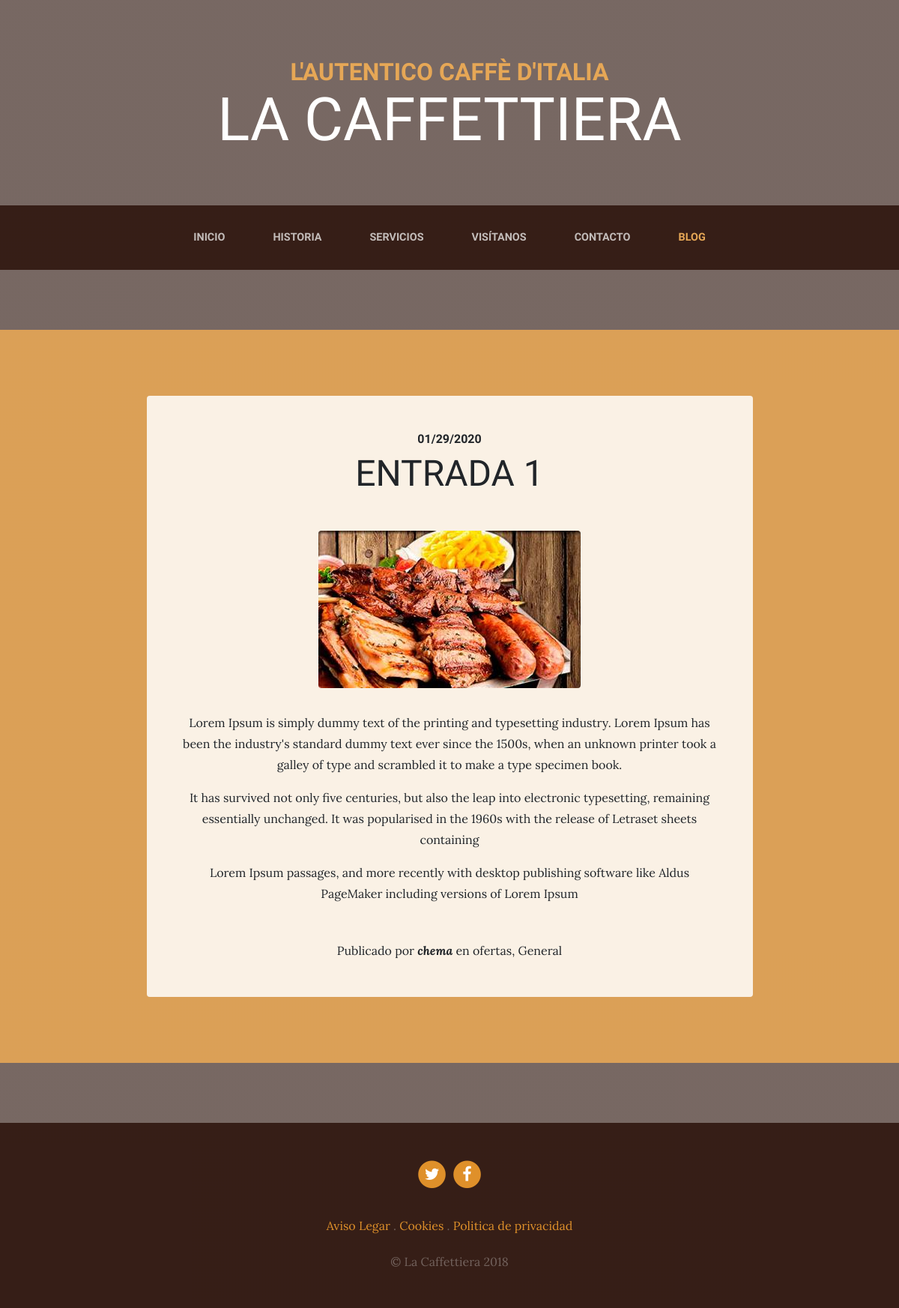
Screenshot of /blog/ with the database file from the repository.
### blog/models.py (models this page shows, shortened)
class Post(models.Model):
    title = models.CharField(max_length=100, verbose_name="titulo")
    content = models.TextField(verbose_name="contenido")
    published= models.DateTimeField(verbose_name="Fecha de publicación", default=now)
    image = models.ImageField(verbose_name="Imagen", upload_to="blog", null=True, blank=True)
    author = models.ForeignKey(User, verbose_name="Autor", on_delete=models.CASCADE)
    categories = models.ManyToManyField(Category, verbose_name="Categorias", related_name="get_posts")
    created = models.DateTimeField(auto_now_add=True, verbose_name="Fecha de creación")
    updated = models.DateTimeField(auto_now=True, verbose_name="Fecha de actualización")
    class Meta:
        verbose_name = "entrada"
        verbose_name_plural = "entradas"
        ordering = ['-created']

class Category(models.Model):
    name = models.CharField(max_length= 200, verbose_name='Nombre')
    created = models.DateTimeField(auto_now_add=True, verbose_name="Fecha de creación")
    updated = models.DateTimeField(auto_now=True, verbose_name="Fecha de actualización")
    class Meta:
        verbose_name="categoría"
        verbose_name_plural="categorias"
        ordering=["-created"]

### pages/models.py (models this page shows, shortened)
class Page(models.Model):
    title = models.CharField(verbose_name="Titulo", max_length=200)
    content = RichTextField(verbose_name="Contenido")
    order = models.SmallIntegerField(verbose_name="Orden", default=0)
    created = models.DateTimeField(auto_now_add=True, verbose_name="Fecha de creación")
    updated = models.DateTimeField(auto_now=True, verbose_name="Fecha de actualización")
    class Meta:
        verbose_name="pagina"
        verbose_name_plural="paginas"
        ordering=['order', 'title']

### blog/views.py (the view)
# urls.py: path('', views.blog, name='blog'),
def blog(request):
    posts = Post.objects.all()
    return render(request, 'blog/blog.html', {'posts':posts})

### pages/templatetags/page_extras.py (called while the page is built)
@register.simple_tag
def get_page_list():
    pages = Page.objects.all()
    return pages

### social/processors.py (called while the page is built)
def ctx_dict(request):
    ctx = {'test':'hola'}
    links = Link.objects.all()
    for link in links:
        ctx[link.key] = link.url
    return ctx

### blog/templates/blog/blog.html (shortened to what this page needs)
{% extends 'core/base.html' %}
{% block content %}
 {% for post in posts %}
    <section class="page-section cta">
      <div class="container">
        <div class="row">
          <div class="col-xl-9 mx-auto">
            <div class="cta-innerv text-center rounded">
              <h2 class="section-heading mb-5">
                <span class="section-heading-upper">{{post.published|date:"SHORT_DATE_FORMAT"}}</span>
                <span class="section-heading-lower">{{post.title}}</span>
              </h2>
              <p class="mb-0">
              {% load static %}
                <img class="mx-auto d-flex rounded img-fluid mb-3 mb-lg-0" src="{{post.image.url}}" alt="">
              </p>
              <p class="mb-0 mbt">
              {{post.content|linebreaks}}
              </p>
              <p class="mb-0 mbt">
                <span class="section-heading-under">Publicado por <em><b>{{post.author}}</b></em> en
                  {% for category in post.categories.all %}
                    {{category.name}}{% if not forloop.last %},{% endif %}
                  {% endfor %}
                </span>
              </p>
            </div>
          </div>
        </div>
      </div>
    </section>
    {% endfor %}
{%  endblock %}

### core/templates/core/base.html (shortened to what this page needs)
<!DOCTYPE html>
<html lang="es">
  <head>
    {% load static %}
    <link href="{% static 'core/vendor/bootstrap/css/bootstrap.min.css' %}" rel="stylesheet">
    <link href="{% static 'core/vendor/font-awesome/css/font-awesome.min.css' %}" rel="stylesheet" type="text/css">
    <link href="{% static 'core/css/business-casual.css' %}" rel="stylesheet">
  </head>
  <body>
    <h1 class="site-heading text-center text-white d-none d-lg-block">
      <span class="site-heading-upper text-primary mb-3">L'autentico caffè d'italia</span>
      <span class="site-heading-lower">La Caffettiera</span>
    </h1>
    <nav class="navbar navbar-expand-lg navbar-dark py-lg-4" id="mainNav">
      <div class="container">
        <div class="collapse navbar-collapse" id="navbarResponsive">
          <ul class="navbar-nav mx-auto">
            <li class="nav-item {% if request.path == '/' %}active{% endif %} px-lg-4">
              <a class="nav-link text-uppercase text-expanded" href="{% url 'home' %}">Inicio</a>
            </li>
            <li class="nav-item {% if request.path == '/about/' %}active{% endif %} px-lg-4">
              <a class="nav-link text-uppercase text-expanded" href="{% url 'about' %}">Historia</a>
            </li>
            <li class="nav-item {% if request.path == '/services/' %}active{% endif %} px-lg-4">
              <a class="nav-link text-uppercase text-expanded" href="{% url 'services' %}">Servicios</a>
            </li>
            <li class="nav-item {% if request.path == '/store/' %}active{% endif %} px-lg-4">
              <a class="nav-link text-uppercase text-expanded" href="{% url 'store' %}">Visítanos</a>
            </li>
            <li class="nav-item {% if request.path == '/contact/' %}active{% endif %} px-lg-4">
              <a class="nav-link text-uppercase text-expanded" href="{% url 'contact' %}">Contacto</a>
            </li>
            <li class="nav-item {% if request.path|slice:":6" == '/blog/' %}active{% endif %} px-lg-4">
              <a class="nav-link text-uppercase text-expanded" href="{% url 'blog' %}">Blog</a>
            </li>
          </ul>
        </div>
      </div>
    </nav>
    {% block content %}{% endblock %}
    <footer class="footer text-faded text-center py-5">
      <div class="container">
        <p class="m-0">
          {% if LINK_TWITTER %}
          <a href="{{LINK_TWITTER}}" class="link">
	          <span class="fa-stack fa-lg">
	            <i class="fa fa-circle fa-stack-2x"></i>
	            <i class="fa fa-twitter fa-stack-1x fa-inverse"></i>
	          </span>
          </a>
          {% endif %}
          {% if LINK_FACEBOOK %}
	        <a href="{{LINK_FACEBOOK}}" class="link">
	          <span class="fa-stack fa-lg">
	            <i class="fa fa-circle fa-stack-2x"></i>
	            <i class="fa fa-facebook fa-stack-1x fa-inverse"></i>
	          </span>
          </a>
          {% endif %}
	    </p>
        <p class="m-0 mbt">
          {% load page_extras %}
          {% get_page_list as page_list %}
          {% for page in page_list %}
            <a href="{% url 'page' page.id page.title|slugify %}" class="link">{{page.title}}</a> {% if not forloop.last %}.{% endif %}
          {% endfor %}
		</p>
        <p class="m-0 mbt1">&copy; La Caffettiera 2018</p>
      </div>
	</footer>
  </body>
</html>

### core/static/core/css/business-casual.css (style rules this page uses)
body { font-family: 'Lora'; background: linear-gradient(rgba(47, 23, 15, 0.65), rgba(47, 23, 15, 0.65)), url("../img/bg.jpg"); background-attachment: fixed; background-position: center; background-size: cover; }
h1, h2, h3, h4, h5, h6 { font-family: 'Raleway'; }
p { line-height: 1.75; }
.text-faded { color: rgba(255, 255, 255, 0.3); }
.site-heading { margin-top: 5rem; margin-bottom: 5rem; text-transform: uppercase; line-height: 1; font-family: 'Raleway'; }
.site-heading .site-heading-upper { display: block; font-size: 2rem; font-weight: 800; }
.site-heading .site-heading-lower { font-size: 5rem; font-weight: 100; line-height: 4rem; }
.page-section { margin-top: 5rem; margin-bottom: 5rem; }
.section-heading { text-transform: uppercase; }
.section-heading .section-heading-upper { display: block; font-size: 1rem; font-weight: 800; padding-bottom:.5rem; }
.section-heading .section-heading-lower { display: block; font-size: 3rem; font-weight: 100; }
#mainNav { background-color: rgba(47, 23, 15, 0.9); font-family: 'Raleway'; }
#mainNav .navbar-nav .nav-item .nav-link { color: rgba(255, 255, 255, 0.7); font-weight: 800; }
#mainNav .navbar-nav .nav-item.active .nav-link { color: #e6a756; }
@media (min-width: 992px) { #mainNav .navbar-nav .nav-item .nav-link { font-size: 0.9rem; } }
.cta { padding-top: 5rem; padding-bottom: 5rem; background-color: rgba(230, 167, 86, 0.9); }
.cta .cta-innerv { position: relative; padding: 3rem; margin: 0.5rem; background-color: rgba(255, 255, 255, 0.85); }
.footer { background-color: rgba(47, 23, 15, 0.9); }
.text-primary { color: #e6a756 !important; }
.mbt { padding-top: 2rem; }
.mbt1 { padding-top: 1.25rem; }
a.link { color: #df902a; }

### rows the page displays
Post: published "01/29/2020", title "ENTRADA 1", image (picture), content "Lorem Ipsum is simply dummy text of the printing and typesetting industry. Lorem Ipsum has been the industry's standard dummy text ever since the 1500s, when an unknown printer took a galley of type and scrambled it to make a type specimen book. It has survived not only five centuries, but also the leap into electronic typesetting, remaining essentially unchanged. It was popularised in the 1960s with the release of Letraset sheets containing Lorem Ipsum passages, and more recently with desktop publishing software like Aldus PageMaker including versions of Lorem Ipsum", author "chema"
Category: name "ofertas"
Category: name "General"
Page: title "Aviso Legar"
Page: title "Cookies"
Page: title "Politica de privacidad"
